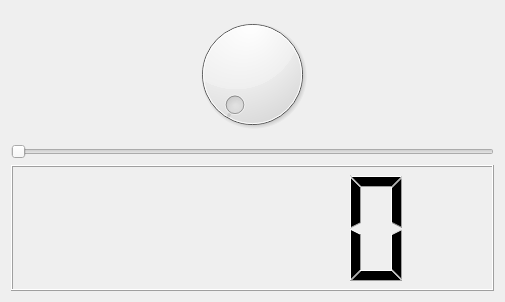
<?xml version="1.0" encoding="UTF-8"?>
<ui version="4.0">
 <class>Widget</class>
 <widget class="QWidget" name="Widget">
  <property name="geometry">
   <rect>
    <x>0</x>
    <y>0</y>
    <width>505</width>
    <height>302</height>
   </rect>
  </property>
  <property name="windowTitle">
   <string>Widget</string>
  </property>
  <layout class="QVBoxLayout" name="verticalLayout_2">
   <item>
    <layout class="QVBoxLayout" name="verticalLayout">
     <item>
      <widget class="QDial" name="volumeDial"/>
     </item>
     <item>
      <widget class="QSlider" name="horizontalSlider">
       <property name="orientation">
        <enum>Qt::Horizontal</enum>
       </property>
      </widget>
     </item>
     <item>
      <widget class="QLCDNumber" name="lcdNumber"/>
     </item>
    </layout>
   </item>
  </layout>
 </widget>
 <resources/>
 <connections/>
</ui>
